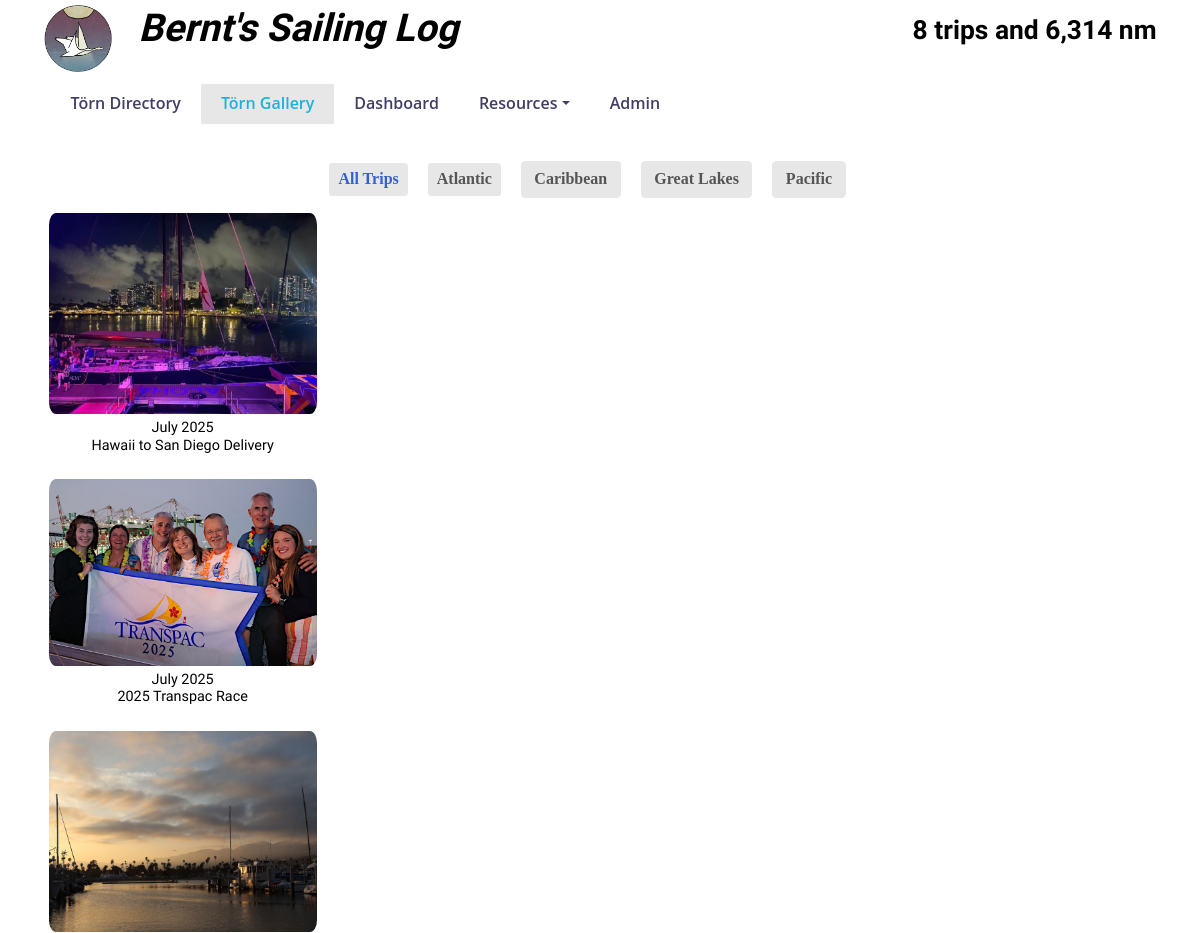
The app's page /gallery (upper part), older data.
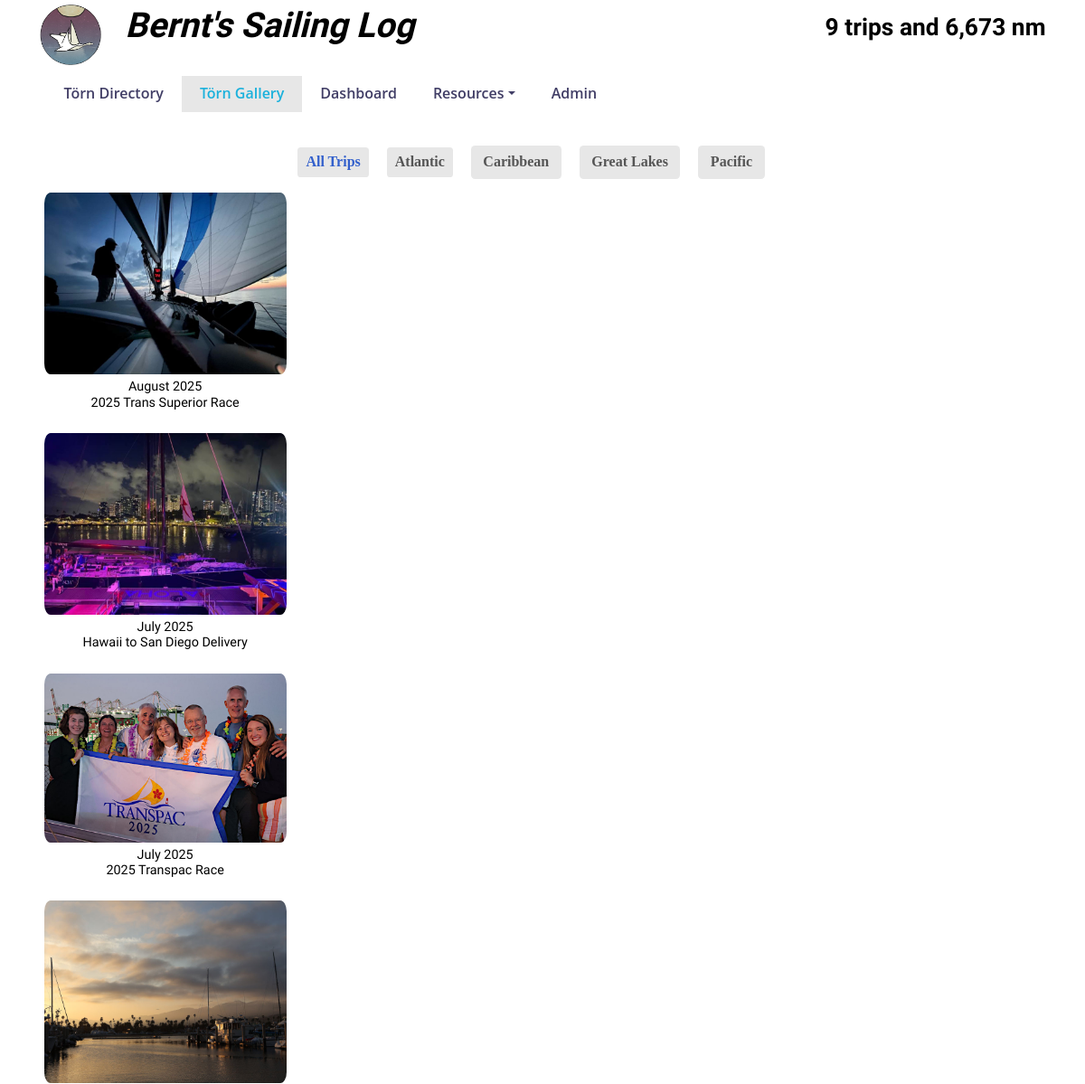
The same page, newer data.
### toerns/models.py (models this page shows, shortened)
class toerndirectory(models.Model):
    geoChoices = (
        ('Atlantic', u'Atlantic'),
        ('Baltic', u'Baltic'),
        ('Caribbean', u'Caribbean'),
        ('Coratia', u'Croatia'),
        ('Great Lakes', u'Great Lakes'),
        ('Pacific', u'Pacific')
    )
    id = models.AutoField(primary_key=True)
    startDate = models.DateField(help_text="date in YYYY-MM-DD format")
    endDate = models.DateField(help_text="date in YYYY-MM-DD format")
    destination = models.CharField(blank=True, null=True, max_length=150)
    georegion = models.CharField(blank=True, null=True, max_length=40, choices=geoChoices,
                                 help_text="Atlantic, Baltic, Caribbean, Croatia, Great Lakes, Pacific")
    maptable = models.CharField(blank=True, null=True, max_length=100,
                                help_text="name of the Google Maps waypoints table")
    boat = models.CharField(blank=True, null=True, max_length=810)
    miles = models.DecimalField(null=True, max_digits=8, decimal_places=2)
    daysAtSea = models.IntegerField()
    skipper = models.ManyToManyField(CrewMembers, blank=True, related_name='skipperToern')
    crew = models.ManyToManyField(CrewMembers, blank=True, related_name='crewToern')
    image = models.CharField(blank=True, null=True, max_length=100)
    picturelink = models.CharField(blank=True, null=True, max_length=200)
    class Meta:
        managed = True
        db_table = "ToernDirectory"
        verbose_name_plural = 'Toern Directory'

### toerns/views.py (the view)
# urls.py: path("gallery", views.gallery, name="Gallery"),
def gallery(request):
    return render(request, "toerns/gallery.html",
                  context=fetchContent(request, route="all"))

### toerns/templatetags/custom_filter.py (called while the page is built)
@register.filter(name='replace')
def replace(value, arg):
    old, new = arg.split(',')
    return value.replace(old, new)

@register.filter(name='multi_replace')
def multi_replace(value, arg):
    replacements = arg.split(',')
    for old, new in zip(replacements[::2], replacements[1::2]):
        value = value.replace(old, new)
    return value

### templates/toerns/gallery.html (shortened to what this page needs)
{% extends "toerns/header.html" %}
{% load static %}
{% load humanize %}
{% load custom_filter %}
{% block content %}
    <div id="trip_gallery" class="container">
        <div id="portfolio" class="col-xs-12">
            <div id="tripItems" class="portfolio-items">
            {% for trip in trips %}
                {% with
                    destination=trip.georegion|add:"<br /><a href='plotRoute/"|add:trip.maptable|add:"'>"|add:trip.destination|add:"</a>"
                    yacht=trip.boat|multi_replace:"linefeed,<br>,openLink,<a,closeLink,</a>,pdf/,../static/pdf/,&#34;,'"
                %}
                <div class="portfolio-item {{ trip.georegion|replace:" ,_" }} col-xs-12 col-sm-4 col-md-3" data-value="{{ trip.miles }}">
                    <div class="trip-details-wrap">
                        <img class="img-responsive" id="tripImage" src="../static/images/{{ trip.image }}" alt="{{ trip.destination }}" onerror="imgErrorTripPicture(this)" />
                        <div class="text-center trip-name">
                            {{ trip.startDate|date:"F" }}&nbsp;{{ trip.startDate|date:"Y" }}<br />{{ trip.destination }}
                        </div>
                    </div>
                </div>
                {% endwith %}
            {% endfor %}
            </div>
        </div>
    </div>
{% endblock %}

Row changes from the older to the newer data that the page shows:
added toerndirectory: {{ trip.miles }} 358.98 (drawn), image (picture), startDate "August", startDate "2025", destination "2025 Trans Superior Race"
Text that changed along with them:
text written by a page script: "8 trips and 6,314 nm" → "9 trips and 6,673 nm"
